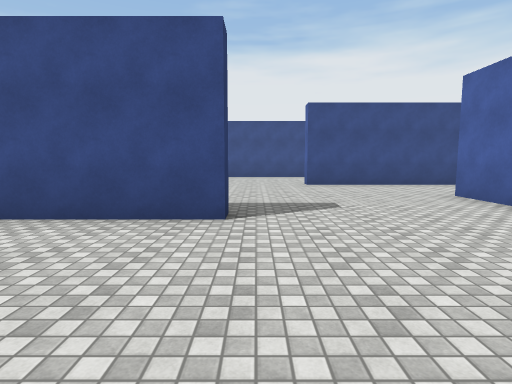
[1] (above)

18 first-person views from a walk through a scene from a Unity 3-D project. The camera is 1.5 m above the floor, tilts 6° down and sees 80° across. The floor is counted in squares, 2 m on a side. Each view is taken from the middle of a square. On the plan, view 1 faces up. The plan holds only what a view shows up to about 10 squares ahead; the rest is blank. The place goes on beyond the plan. The player character is not drawn. Surface patterns are stand-ins for the level's own textures.

[2]
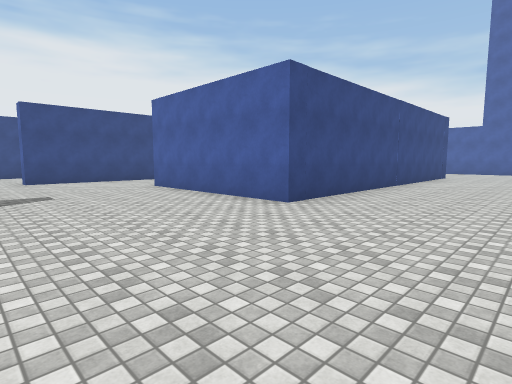

[3]
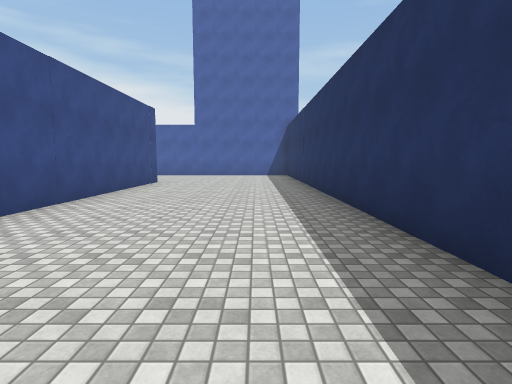

[4]
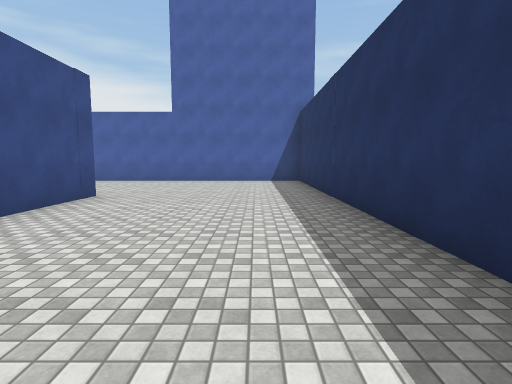

[5]
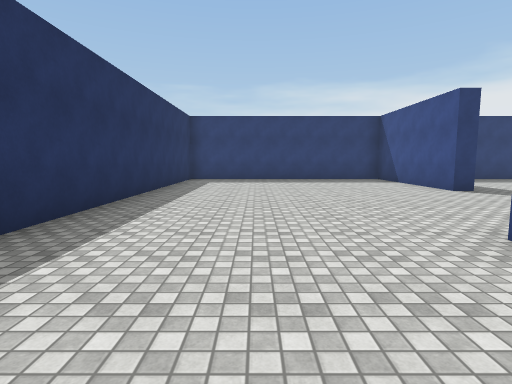

[6]
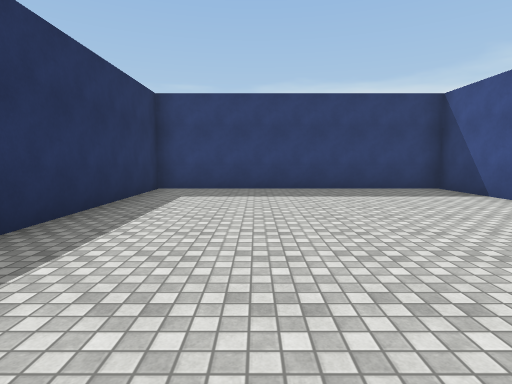

[7]
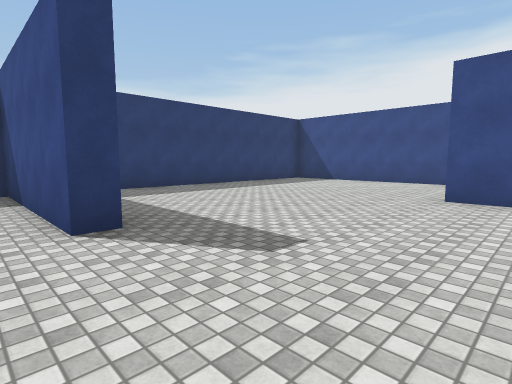

[8]
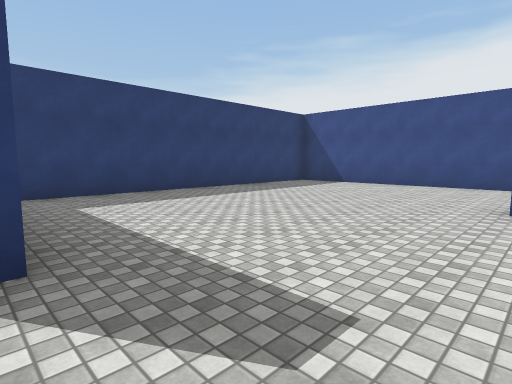

[9]
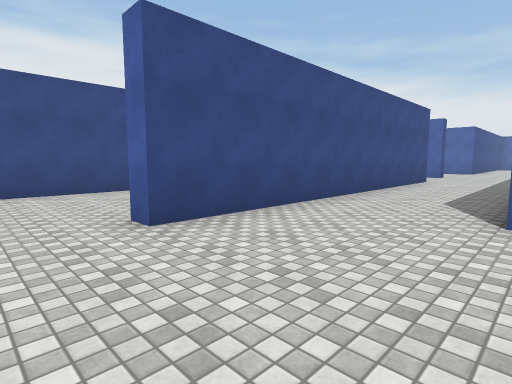

[10]
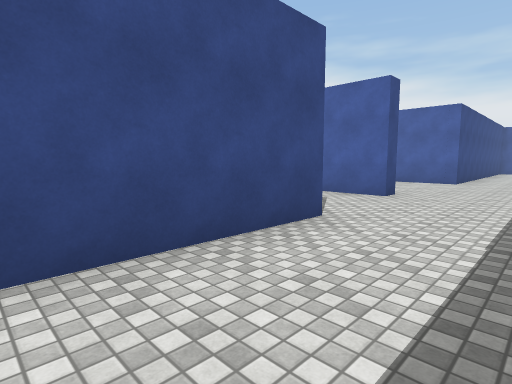

[11]
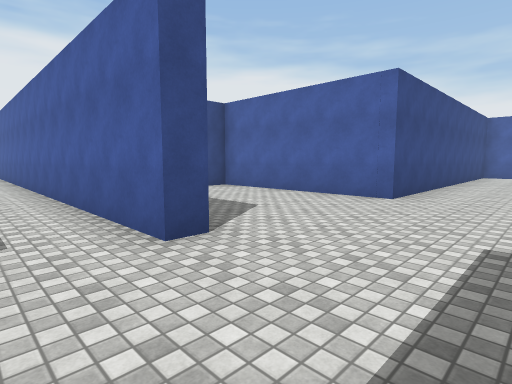

[12]
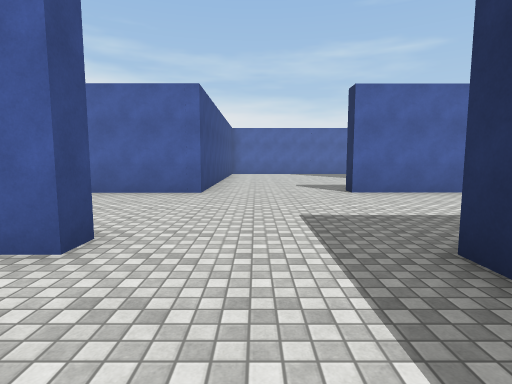

[13]
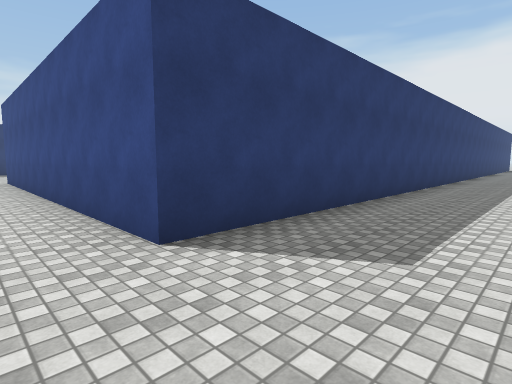

[14]
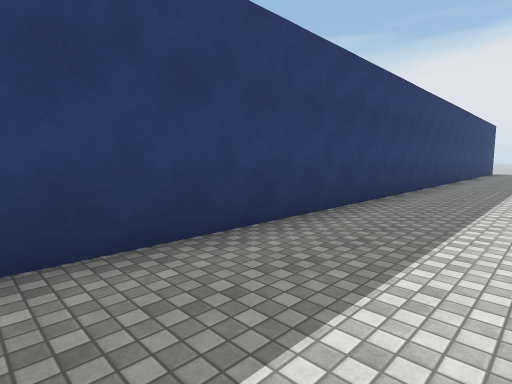

[15]
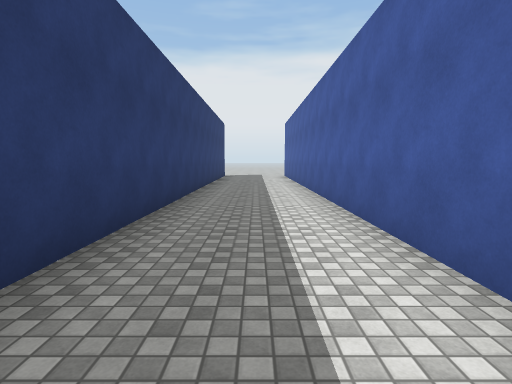

[16]
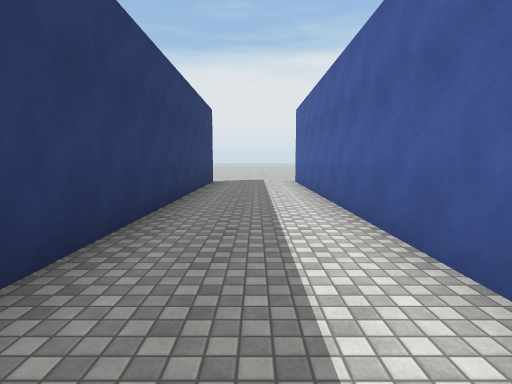

[17]
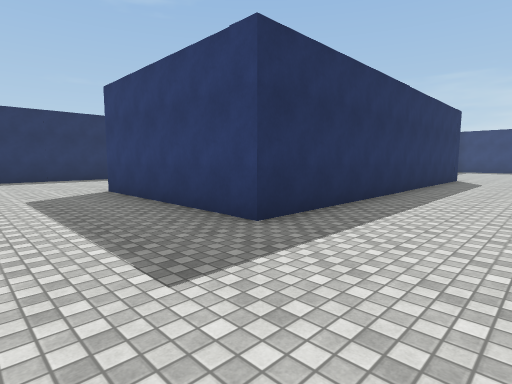

[18]
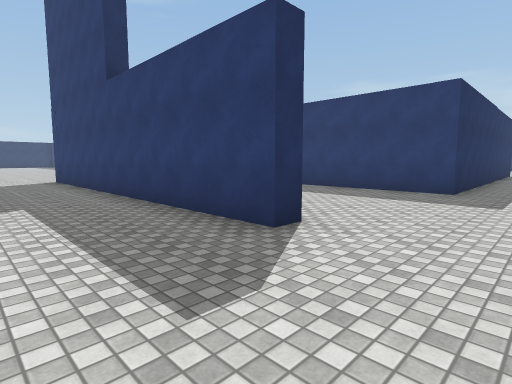

### Floor plan
Points are (right, up) in squares from view 1. A wall is a line through its corners. A room is listed if a view was taken in it or the views show most of it. See-through windows are left out.
Room 1 (views 1, 2, 3, 4, 5, 6, 7, 8, 9, 10, 11, 12, 13, 14, 15, 16, 17, 18)
walls: (5.4, 6.4) (14.4, 6.4) (14.4, 1.4) (4.2, 1.4) (4.2, 6.4); (14.9, 9.5) (14.4, 9.5) (14.4, 19.9); (3.1, 13.5) (-2.8, 13.5); (19, 3.1) (19, 5.8) (19.5, 5.8) (19.5, -3.8); (-0.4, 4.4) (-0.4, 3.8) (-5, 3.8) (-5, -3.6) (4, -3.6); (5.8, -3.6) (18, -3.6); (22.5, 9.3) (19, 9.3) (19, 14.3) (18.2, 14.3); (14.4, 21.5) (14.4, 31.5); (-5, 11.2) (-5, 4.9); (11.5, 31.5) (11.5, 9.3) (1.6, 9.3) (1.6, 9.9)

Positions as (right, up) in squares from view 1, and headings:
1: (0, 0), facing up
2: (0, -2), facing up-right
3: (4, -2), facing right
4: (8, -2), facing right
5: (7, -1), facing left
6: (3, -1), facing left
7: (3, 3), facing up-left
8: (2, 4), facing up-left
9: (0, 6), facing up-right
10: (8, 7), facing up-right
11: (13, 7), facing up-right
12: (12, 8), facing right
13: (14, 8), facing up-left
14: (14, 15), facing up-left
15: (13, 20), facing up
16: (13, 24), facing up
17: (17, 9), facing down-left
18: (22, 8), facing down-left
